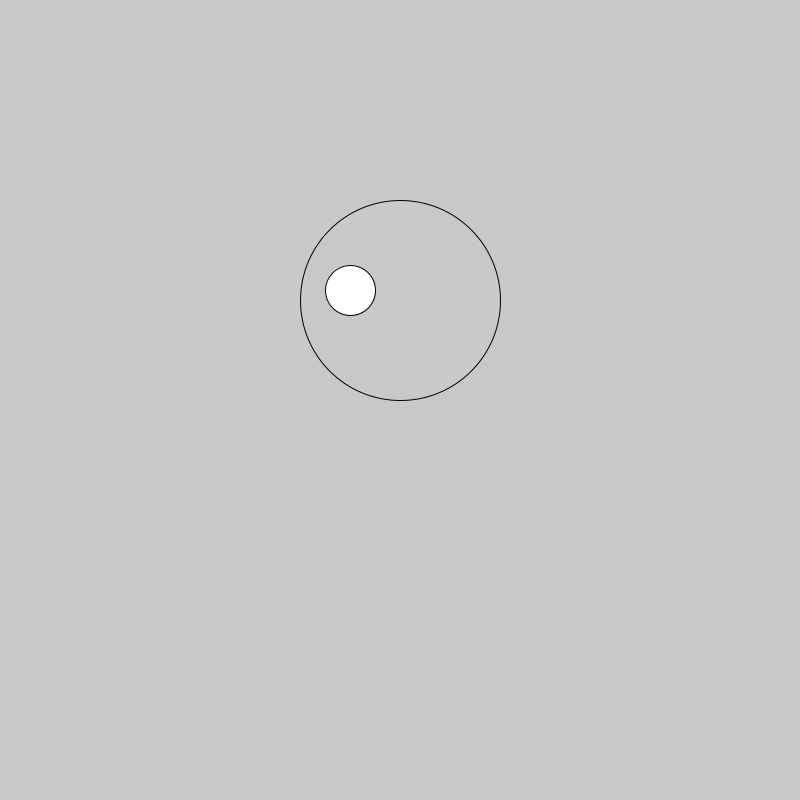
Frame 1 (no input)
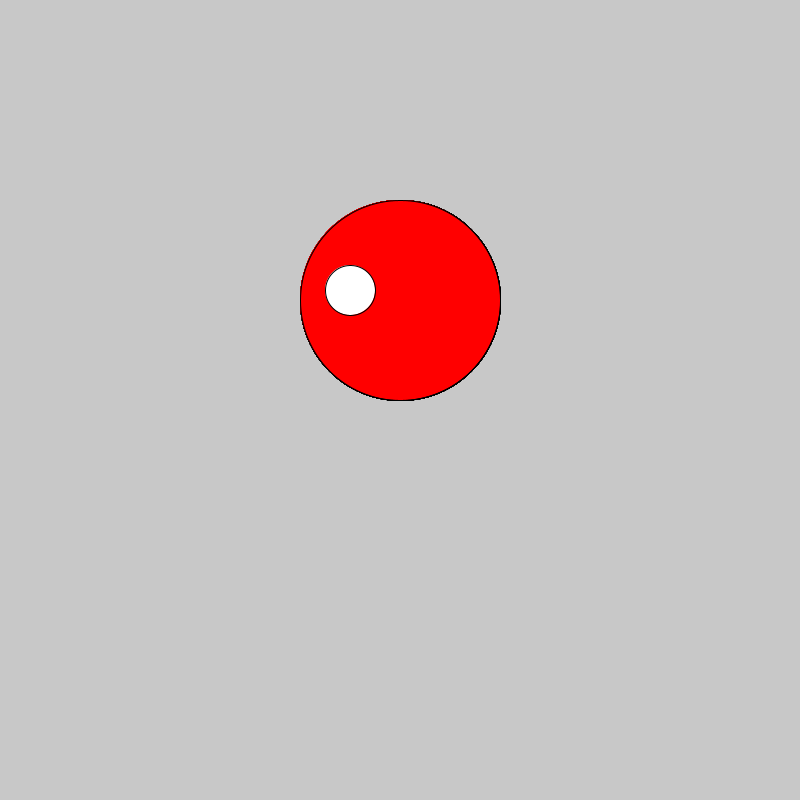
Frame 60 (the mouse pressed at the canvas centre just before this capture)
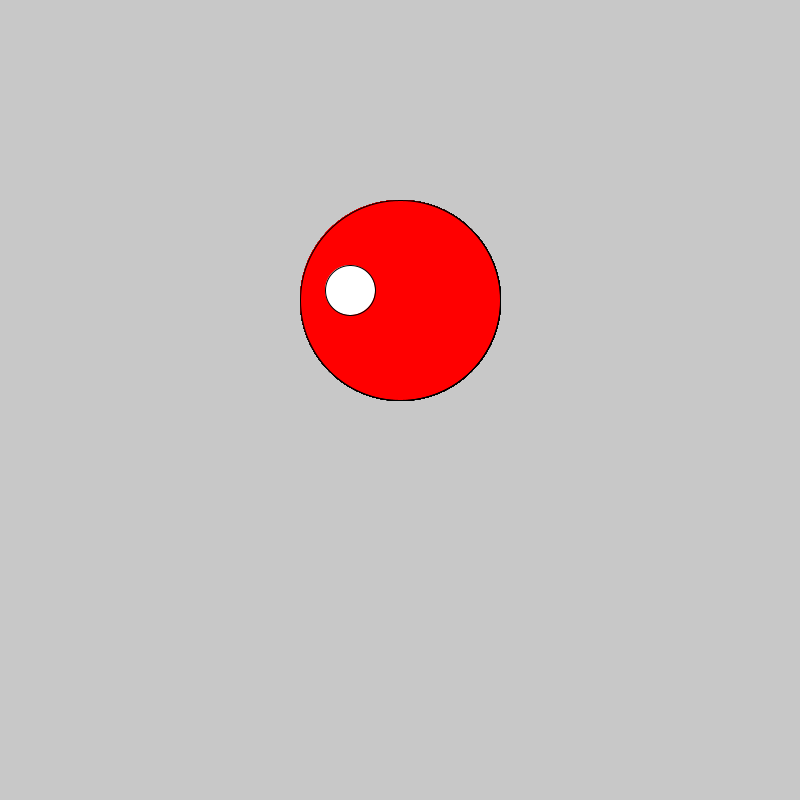
Frame 120 (the mouse held since frame 60 and released just before this capture)

The Processing sketch that drew these frames (run headless with seeded random() and noise(); from frame 60 on, the mouse is pressed at the canvas centre):

// Processing sketch: sketch_181218c
// ── sketch_181218c.pde
void setup() {
  size(800, 800);
  background(200); // grey background
  noFill();        // no fill
}

void draw() {
ellipse(400, 300, 200, 200);
fill(255, 255, 255);

ellipse(350, 290, 50, 50);
fill(255, 0, 0);

}
